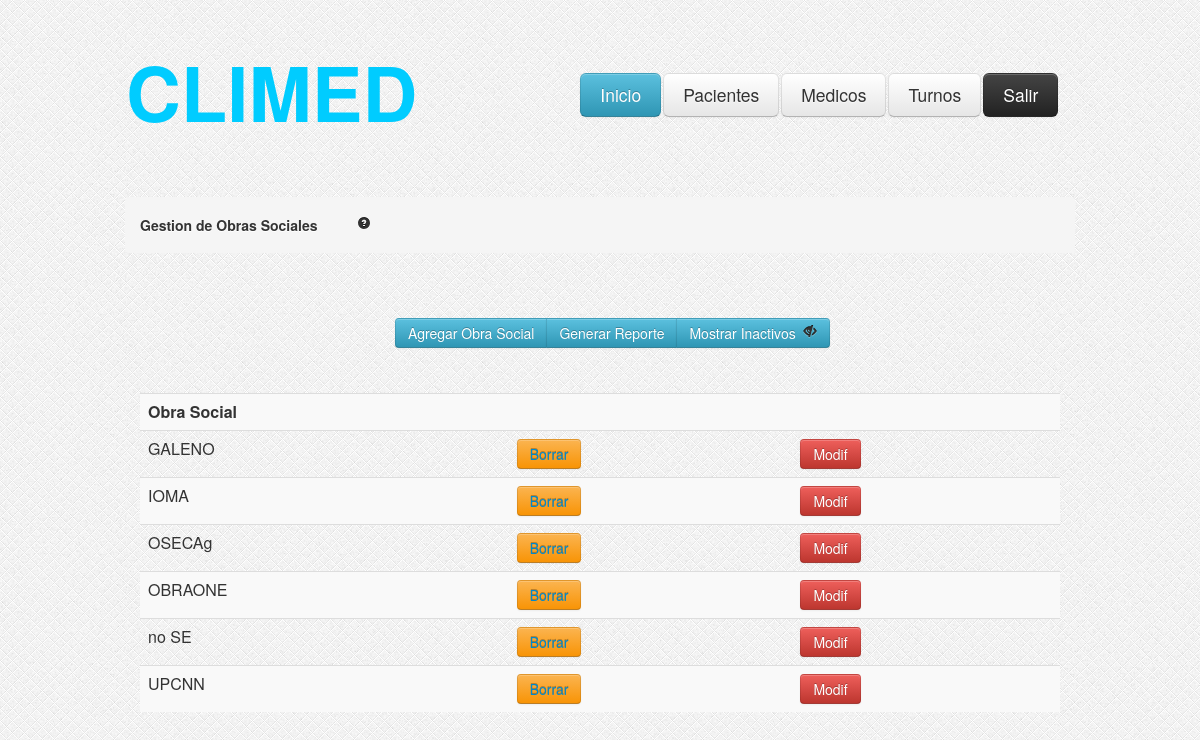
The page /GestionObras.php on the database as committed earlier.
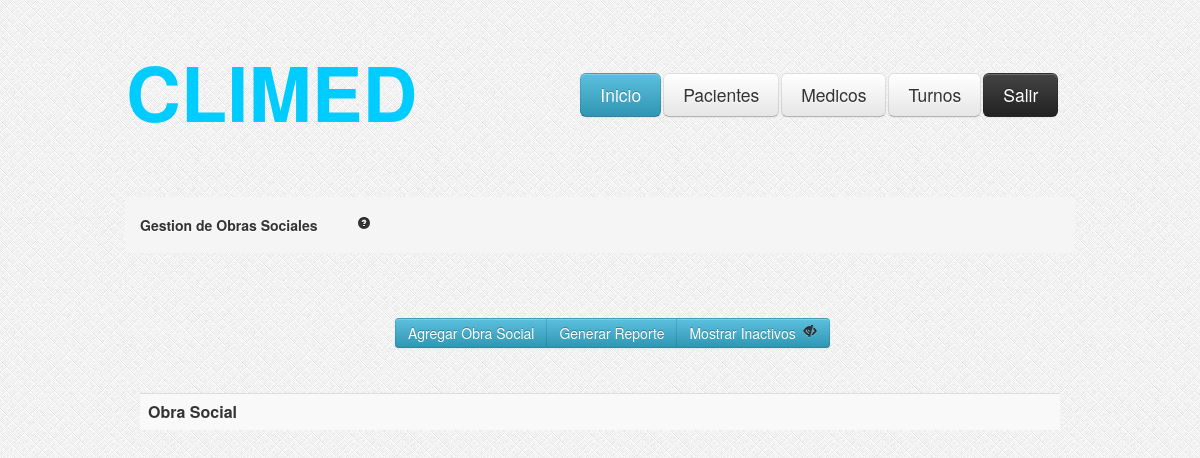
The same page on the database as committed later.
### tables this page shows
CREATE TABLE IF NOT EXISTS `obrasociales` (
  `idobra` int(11) NOT NULL AUTO_INCREMENT,
  `nombre` varchar(200) NOT NULL,
  `activo` tinyint(1) NOT NULL DEFAULT '1',
  PRIMARY KEY (`idobra`)
);

### GestionObras.php (the view, shortened to what this page needs)
<?php
	if (!isset($_GET['ojito'])) {
		$ojito=1;
	}else{
		$ojito=$_GET['ojito'];
	}
	$consulta = "SELECT idobra,nombre,activo FROM obrasociales where activo = ".$ojito." OR 0 = ".$ojito." ";
    $resultado = mysql_query($consulta);
?>
<html>
<head>
<link rel="stylesheet" type="text/css" href="css/estilo.css"/>
<link rel="stylesheet" type="text/css" href="css/bootstrap.css"/>
<link rel="stylesheet" type="text/css" href="css/bootstrap-responsive.css"/>
</head>
<body style="background-image:url('images/bg.png')">
	<?php include_once('header.php'); ?>
	<div class="encapsulador">
		<div class="contenedor">
			<ul class="breadcrumb">
				<li>
					<h5>Gestion de Obras Sociales<a href="#" style="margin-left: 40px;"><i class="icon-question-sign"></i></a></h5>
				</li>
			</ul>
			<div class="btn-group" style="margin-top: 45px; margin-left: 270;">
			        <button class="btn btn-info" type="button" onclick="location.href='AltaObras.php'">Agregar Obra Social</button>
                    <button class="btn btn-info" type="button">Generar Reporte</button>
				    <button class="btn btn-info" type="button"
					<?php	if($ojito == 1){ ?>
								onclick="location.href='GestionObras.php?ojito=0'"> Mostrar Inactivos <i class="icon-eye-close" style="margin-left: 3px;"></i>
					<?php	} else { ?>
								onclick="location.href='GestionObras.php?ojito=1'"> Ocultar Inactivos <i class="icon-eye-open" style="margin-left: 3px;"></i>
					<?php	} ?>
					</button>
			</div>
		</div>
		<div id="tabla-gestion-obrasociales">
				<table class="table table-striped">
					<tr>
						<td><b>Obra Social</b> </td>
						<td></td>
						<td></td>
					</tr>
					<?php
				while ($valor = mysql_fetch_array($resultado))
				{
				?>
					<tr>
						<td><?php echo $valor["nombre"]; ?></td>
						<?php
							$id = $valor['idobra'];
							if( $valor["activo"] == 1 ){
								echo "<td><button class='btn btn-warning' type='button'><a href='BorrarObra.php?idobra=".$id."'>Borrar </a></button> </td>";
							}
						    else {
								echo "<td><button class='btn btn-success' type='button'><a href='HabilitarObra.php?idobra=".$id."'>Habilitar </a></button> </td>";
							}
						?>
						<td><button class="btn btn-danger" onclick="location.href='ObraSocial.php?idobra=<?php echo $valor["idobra"]; ?>'" type="button">Modif</button> </td>
					</tr>
				<?php
				}
				?>
				</table>
		</div>
	</div>
</body>
</html>

### header.php (shortened to what this page needs)
<div class="header">
<table style="margin-top: 40px; ">
	<tr>
	<td>
		<h3 style="font-size: 76px;margin-top: 30px; color: #00CCFF;">CLIMED</h3>
	</td>
	<td>
		<div class="menu">
			<table>
				<tr>
					<td><a href="index.php"><button class="btn btn-large btn-info" type="button">Inicio</button></a></td>
					<td><a href="GestionPacientes.php"><button class="btn btn-large" type="button">Pacientes</button></a></td>
					<td><a href="GestionMedicos.php"><button class="btn btn-large" type="button">Medicos</button></a></td>
					<td><a href="GestionTurnos.php"><button class="btn btn-large" type="button">Turnos</button></a></td>
					<td><a data-toggle="modal" role="button" href="#exit" class="btn btn-inverse btn-large">Salir</a></td>
				</tr>
			</table>
		</div>
	</td>
	</tr>
</table>
</div>

### css/estilo.css (style rules this page uses)
.header { width:950px; height:auto; margin: auto; }
.encapsulador { width:950px; height:auto; margin: auto; }
.menu { margin-top:27px; margin-left:160px; }
.contenedor { margin-top: 75px; }
#tabla-gestion-obrasociales { margin-top: 45px; margin-left: 15px; margin-right: 15px; }

Rows that differ between the two databases and show on the page:
removed obrasociales: nombre "GALENO"
removed obrasociales: nombre "IOMA"
removed obrasociales: nombre "OSECAg"
removed obrasociales: nombre "OBRAONE"
removed obrasociales: nombre "no SE"
removed obrasociales: nombre "UPCNN"
